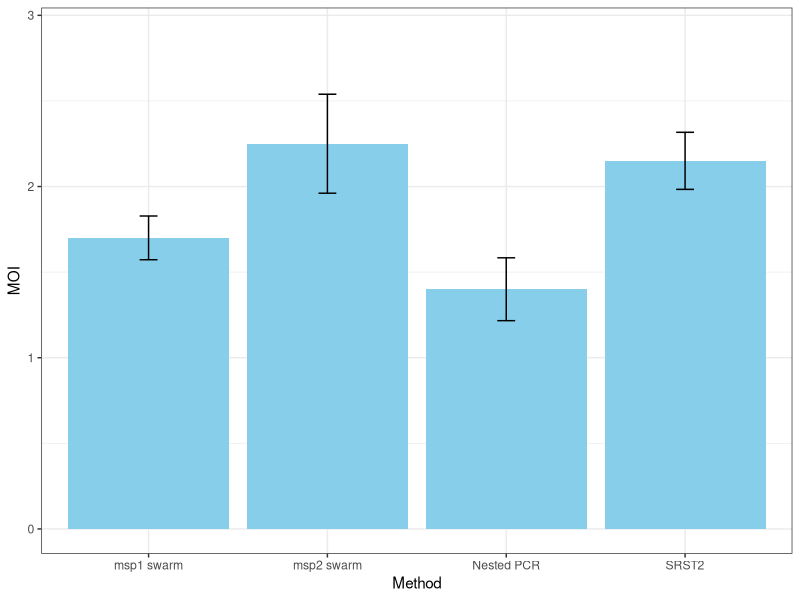

Here is the R script that generated this plot:
#Boxplot for msp1 and msp2 markers (swarm)
#against srst2 and pcr
library("ggpubr")
library(ggsignif)
moi_msp1_swarm = c(2,2,2,2,2,2,2,3,1,2,1,1,2,1,1,1,1,2,2,2)
moi_msp2_swarm = c(2,2,2,2,2,2,3,7,2,1,2,1,1,3,2,2,1,2,3,3)
moi_srst2 = c(2,2,2,2,2,3,3,3,2,3,2,2,2,2,0,1,2,2,3,3)
moi_pcr = c(1,1,1,1,1,3,3,0,1,2,1,2,1,1,1,1,1,1,3,2)

shapiro.test(moi_msp1_swarm)
shapiro.test(moi_msp2_swarm)
shapiro.test(moi_srst2)
shapiro.test(moi_pcr)

#NONE OF MY DATA HAS A NORMAL DISTRIBUTION
length(moi_msp1_swarm)
length(moi_msp2_swarm)
length(moi_srst2)
length(moi_pcr)

mean1=mean(moi_msp1_swarm)
mean2=mean(moi_msp2_swarm)
mean3=mean(moi_srst2)
mean4=mean(moi_pcr)
sd1=sd(moi_msp1_swarm)
sd2=sd(moi_msp2_swarm)
sd3=sd(moi_srst2)
sd4=sd(moi_pcr)
se1=sd1/(sqrt(20))
se2=sd2/(sqrt(20))
se3=sd3/(sqrt(20))
se4=sd4/(sqrt(20))

MOI=c(mean1,mean2,mean3,mean4)
sds=c(sd1,sd2,sd3,sd4)
ses=c(se1,se2,se3,se4)

my_comparisons=list(c("msp1 swarm","msp2 swarm"),c("msp2 swarm","SRST2"))
matrix_analysis = matrix(c("msp1 swarm","msp2 swarm","SRST2","Nested PCR",mean1,mean2,mean3,mean4),ncol=2)
matrix_analysis
df_msp = as.data.frame(matrix_analysis)
Method=c("msp1 swarm","msp2 swarm","SRST2","Nested PCR")
ggplot(df_msp) + 
  geom_bar( aes(x=Method, y=MOI), stat='identity', fill="skyblue") +
  geom_errorbar( aes(x=Method,ymin=MOI-ses,ymax=MOI+ses),width=0.1) +
  theme_bw() + ylim(0,2.9)
  
 
wilcox.test(x=moi_msp1_swarm,y = moi_msp2_swarm,paired = TRUE)
wilcox.test(x=moi_msp1_swarm,y = moi_pcr, paired=TRUE)
wilcox.test(x=moi_msp1_swarm,y=moi_srst2,paired=TRUE)
wilcox.test(x=moi_msp2_swarm,y=moi_pcr,paired=TRUE)
wilcox.test(x=moi_msp2_swarm,y=moi_srst2,paired=TRUE)
wilcox.test(x=moi_pcr,y=moi_srst2)

t.test(x=moi_msp1_swarm,y = moi_msp2_swarm)
t.test(x=moi_msp1_swarm,y = moi_pcr)
t.test(x=moi_msp1_swarm,y=moi_srst2)
t.test(x=moi_msp2_swarm,y=moi_pcr)
t.test(x=moi_msp2_swarm,y=moi_srst2)
t.test(x=moi_pcr,y=moi_srst2)

moi_pcr=c(1,1,1,1,1,3,3,0,1,2,1,2,1,1,1,1,1,1,3,2)
moi_srs=c(1,1,2,1,2,3,3,3,1,3,2,2,2,1,0,1,2,2,3,2)
mean(moi_pcr)
mean(moi_srs)
sd_pcr=sd(moi_pcr)
sd_srs=sd(moi_srs)
sd_pcr
sd_srs
se_pcr = sd_pcr/(sqrt(20))
se_srs = sd_srs/(sqrt(20))
se_pcr
se_srs

moi_msp1 = c(1,1,1,1,1,1,1,2,2,2,2,2,2,2,2,2,2,2,2,3)
moi_msp2 = c(1,1,1,1,2,2,2,2,2,2,2,2,2,2,2,3,3,3,3,7)
mean(moi_msp1)
sd_msp1 =sd(moi_msp1)
se_msp1 = sd_msp1/(sqrt(20))
se_msp1
mean(moi_msp2)
sd_msp2 = sd(moi_msp2)
sd_msp2
se_msp2 = sd_msp2/(sqrt(20))
se_msp2
